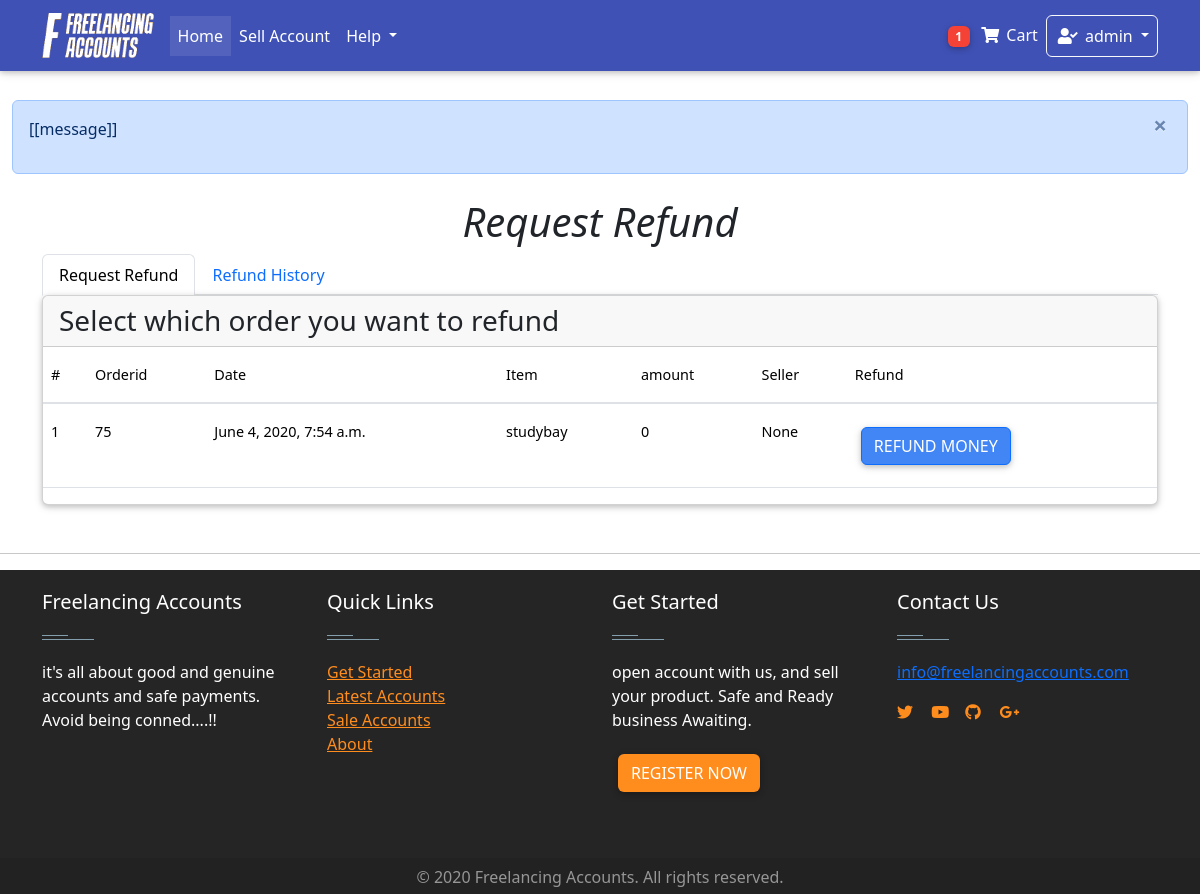
The page /dashboard/refund/ (signed in) on the database its author committed.
### Home/models.py (models this page shows, shortened)
class Order(models.Model):
    user = models.ForeignKey(settings.AUTH_USER_MODEL,on_delete = models.CASCADE)
    items = models.ManyToManyField(OrderItem)
    start_date = models.DateField(auto_now_add = True)
    ordered_date = models.DateTimeField()
    ordered = models.BooleanField(default = False)
    seller = models.ForeignKey(settings.AUTH_USER_MODEL,on_delete = models.CASCADE, related_name="user", blank=True, null = True)
    amount = models.IntegerField(default=0.0)
    released = models.BooleanField(default=False)
    refund = models.BooleanField(default=False)
    billing_address = models.ForeignKey(
        "BillingAddress", on_delete = models.SET_NULL, blank = True, null = True)

class OrderItem(models.Model):
    user = models.ForeignKey(settings.AUTH_USER_MODEL,on_delete = models.CASCADE)
    item = models.ForeignKey(Item, on_delete = models.CASCADE)
    quantity = models.IntegerField(default= 1)
    ordered = models.BooleanField(default = False)

class Item(models.Model):
    created_by = models.ForeignKey(settings.AUTH_USER_MODEL,on_delete = models.CASCADE,blank = True, null = True, editable = False)
    created_at = models.DateTimeField(auto_now_add= True, blank = True, null = True )
    title = models.CharField(max_length = 100)
    price = models.FloatField(default = 0.0)
    discountprice = models.FloatField(blank= True, null = True)
    category = models.CharField(choices = Category_choices, max_length=2)
    label = models.CharField(choices = Label_choices, max_length=1)
    Level = models.CharField(choices = Level_choices, max_length = 15 ,blank= True, null = True)
    finished_orders = models.IntegerField(default = 1)
    rating = models.IntegerField(default = 50 )
    Reviews =models.IntegerField( default = 1)
    profile = models.CharField( max_length = 20)
    description = models.TextField()
    diplay_pic = models.ImageField(upload_to = "display_pics/%Y%m%d/", max_length =255 )
    contact = models.CharField(max_length=15 ,null = True,blank= True)
    sold = models.BooleanField(default=False)

### dashboard/views.py (the view)
# urls.py: path("refund/", views.RefundView.as_view(), name = "refund"),
class RefundView(generic.ListView):
    model = Order
    template_name = "dashboard/refund.html"
    def get_queryset(self):
        queryset =  super(RefundView, self).get_queryset()
        queryset = queryset.filter(user = self.request.user, ordered= True, refund=False, released =False)
        return queryset
    def get_context_data(self, **kwargs):
        context = super(RefundView, self).get_context_data(**kwargs)
        refund = Refund.objects.filter(user = self.request.user).order_by("-date")
        context["refund"] = refund
        return context

### Home/templatetags/cart_template_tags.py (called while the page is built)
@register.filter
def cart_item_count(user):
    if user.is_authenticated:
        qs = Order.objects.filter(user = user, ordered = False)
        if qs.exists():
            return qs[0].items.count()
    return 0

@register.filter
def account_cash(user):
    if user.is_authenticated:
        qs = AccountsModel.objects.get(user= user)
        amount= qs.amount
        return amount

### Home/templatetags/login_tag.py (called while the page is built)
@register.inclusion_tag('logins/login_form.html')
def login_form_tag(current_page=None):
    return {'loginform': LoginForm(),
            'redirect_to': current_page}

### Home/templates/dashboard/refund.html (shortened to what this page needs)
<!DOCTYPE html>
{% extends 'base.html'%}
{% block content%}
<Main class="container">
    <h1 class="text-center "> <i> Request Refund </i></h1>
  <ul class="nav nav-tabs md-tabs " id="myTabMD" role="tablist">
    <li class="nav-item">
      <a class="nav-link active" id="home-tab-md" data-toggle="tab" href="#home-md" role="tab" aria-controls="home-md"
        aria-selected="true">Request Refund</a>
    </li>
    <li class="nav-item">
      <a class="nav-link" id="profile-tab-md" data-toggle="tab" href="#profile-md" role="tab" aria-controls="profile-md"
        aria-selected="false">  Refund History  </a>
    </li>
  </ul>
  <div class="tab-content " id="myTabContentMD">
    <div class="tab-pane fade show active" id="home-md" role="tabpanel" aria-labelledby="home-tab-md">
      <div class="card">
        <h3 class="card-header"> Select which order you want to refund</h3>
        <div class="table-responsive  text-nowrap">
            <table class="table table-hover ">
              <thead>
                <tr>
                  <th>#</th>
                  <th>Orderid</th>
                  <th>Date</th>
                  <th>Item</th>
                  <th>amount</th>
                  <th>Seller</th>
                  <th>Refund</th>
                </tr>
              </thead>
              <tbody>
               {% for object in object_list%}
                <tr style="height:min-content">
                  <th scope="row">{{forloop.counter}}</th>
                  <td>{{ object.id }}</td>
                  <td>{{ object.ordered_date }}</td>
                  <td>
                    {% for obj in object.items.all %}
                    <p> {{ obj.item.title }} </p>
                  {% endfor %}
                  </td>
                  <td>{{ object.amount }}</td>
                  <td>{{ object.seller }}</td>
                  <td>
                    <button id="btn"  class="btn btn-primary" onclick="refund(this);" data-toggle="modal" data-target="#modalRegisterForm">Refund Money</button>
                  </td>
                </tr>
                {% empty %}
                <tr>
                  <th scope="row"></th>
                  <td colspan="5"> You have no previous orders to refund you Money </td>
                </tr>
                {% endfor %}
              </tbody>
            </table>
          </div>
    </div>
    </div>
  </div>
</Main>
<hr class="mt-5">
{% endblock %}

### Home/templates/nav.html (shortened to what this page needs)
{% load cart_template_tags %}
{% load static %}
{% load notifications_tags %}
    <nav class="navbar fixed-top navbar-expand-lg  navbar-dark indigo mb-5">
        <div class = 'container' >
            <a class="navbar-brand" href="/home/">
              <img src="{% static 'whitelogo.png' %}" height="45px" alt="">
            </a>
            <div class="collapse navbar-collapse" id="navbarSupportedContent">
              <ul class="navbar-nav mr-auto">
                <li class="nav-item active">
                  <a class="nav-link" href="/home/"> Home <span class="sr-only">(current)</span></a>
                </li>
                <li class="nav-item">
                  <a class = "nav-link" href="/sell-account/" >
                    Sell Account
                  </a>
                </li>
                <li class="nav-item dropdown">
                  <a class="nav-link dropdown-toggle" href="#" id="navbarDropdownMenuLink" role="button" data-toggle="dropdown" aria-haspopup="true" aria-expanded="false">
                    Help
                  </a>
                </li>
              </ul>
            </div>
            <ul class="navbar-nav nav-flex-icons mx-right">
              {%  if request.user.is_authenticated  %}
                <li class="nav-item">
                  <a class="nav-link waves-effect " href = "{% url "Home:order-summary" %}">
                    <span class="badge red z-depth-1 badge-pill mr-1"> {{ request.user|cart_item_count }}</span>
                    <i class="fas fa-shopping-cart"></i>
                    <span class="clearfix d-none d-sm-inline-block"> Cart </span>
                  </a>
                  <li class="nav-item dropdown">
                    <a class="nav-link dropdown-toggle border border-light rounded waves-effect  waves-light" href="#" id="navbarDropdownMenuLink" role="button" data-toggle="dropdown" aria-haspopup="true" aria-expanded="false">
                      <i class="fas fa-user-check"></i>  {{request.user}}
                    </a>
                  </li>
                  {% endif %}
                </ul>
          </div>
        </nav>

### Home/templates/footer.html (style rules this page uses)
.btn { background-color: #ff8d1e; color:#fff; }

### rows shown on the page
Order: id "75", ordered_date "June 4, 2020, 7:54 a.m.", amount "0", seller "None"
OrderItem: item "studybay"

### other values the page prints
{{ request.user|cart_item_count }} "1"
{{ request.user }} "admin"
